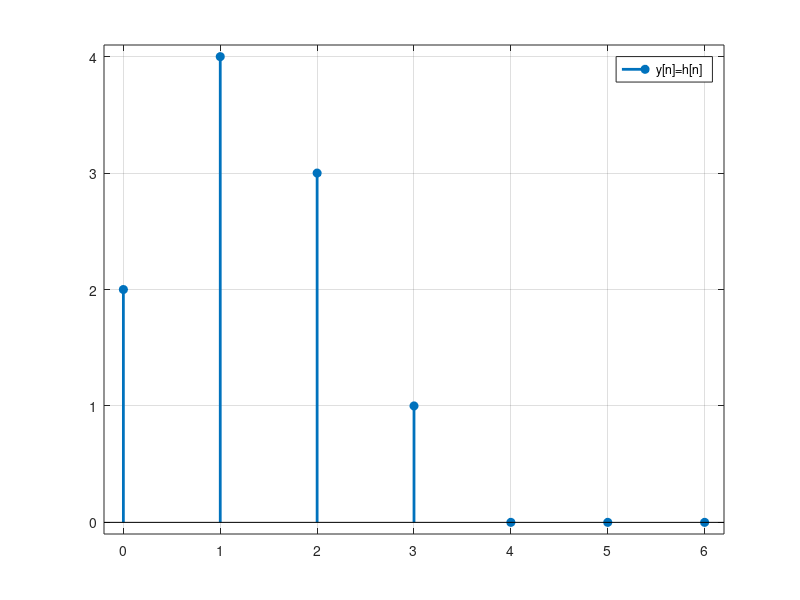

The MATLAB script that drew this image:
x=[1 0 0 0]; 
n=0:3; 
stem(n,x,'fill','linewidth',2),grid on 
axis([-0.2 3.2 -0.1 1.1]) 
legend('x[n]=\delta[n]')
h=[2 4 3 1]; 
n=0:3; 
stem(n,h,'fill','linewidth',2),grid on 
axis([-0.2 3.2 -0.1 4.1]) 
legend('h[n]') 
y=conv(x,h); 
stem(0:6,y,'fill','linewidth',2),grid on 
axis([-0.2 6.2 -0.1 4.1]) 
legend('y[n]=h[n]')
